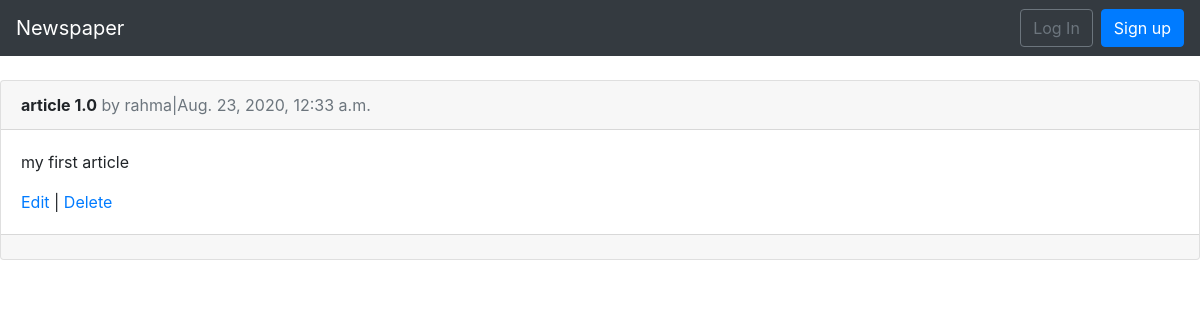
The page /articles/ on the database as committed earlier.
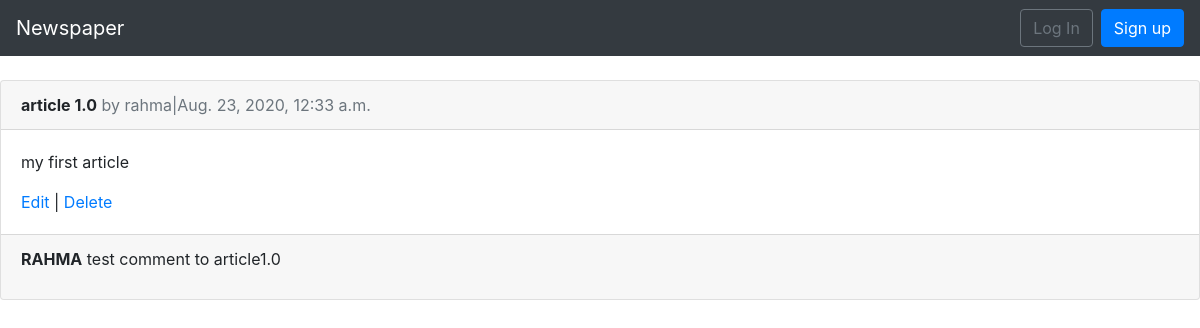
The same page on the database as committed later.
### articles/models.py (models this page shows, shortened)
class Article(models.Model):
    title = models.CharField(max_length=255)
    body = models.TextField()
    date = models.DateTimeField(auto_now_add=True)
    author = models.ForeignKey(get_user_model(), on_delete=models.CASCADE, )

class Comment(models.Model):
    article = models.ForeignKey(
        Article, on_delete=models.CASCADE, related_name='comments'
    )
    comment = models.CharField(max_length=140)
    author = models.ForeignKey(get_user_model(), on_delete=models.CASCADE)
    def __str__(self):
        return self.comment

### users/models.py (models this page shows)
class CustomUser(AbstractUser):
    age = models.PositiveIntegerField(null=True, blank=True)

### articles/views.py (the view)
# urls.py: path('', ArticleListView.as_view(), name="article_list"),
class ArticleListView(ListView):
    model = Article
    template_name = 'article_list.html'

### templates/article_list.html (shortened to what this page needs)
{% extends 'base.html' %}
{% block content %}
    {% for article in object_list %}
    <div class="card">
    <div class="card-header">
        <span class="font-weight-bold">{{ article.title }}</span>
        <span class="text-muted">by {{ article.author }}|{{ article.date }}</span>
    </div>
    <div class="card-body">
        <p>{{ article.body }}</p>
        <a href={% url 'article_edit' article.pk %}>Edit</a> |
        <a href={% url 'article_delete' article.pk %}>Delete</a>
    </div>
    <div class='card-footer'>
        {% for comment in article.comments.all %}
            <p>
            <span class="font-weight-bold">{{ comment.author }}</span>
            {{ comment }}
            </p>
            {% endfor %}
    </div>
    </div>
    {% endfor %}
{% endblock content %}

### templates/base.html (shortened to what this page needs)
<!DOCTYPE html>
<html lang="en">
<head>
    <link rel="stylesheet" href="https://stackpath.bootstrapcdn.com/bootstrap/4.1.3/css/bootstrap.min.css">
</head>
<body>
    <nav class="navbar navbar-expand-md navbar-dark bg-dark mb-4">
      <a class="navbar-brand" href="{% url 'home' %}">Newspaper</a>
      <div class="collapse navbar-collapse" id="navbarCollapse">
        {% if user.is_authenticated %}
          <ul class="navbar-nav ml-auto">
            <li class="nav-item">
              <a class="nav-link dropdown-toggle" href="#" id="userMenu" data-toggle="dropdown" aria-haspopup="true" aria-expanded="false">
                {{ user.username }}
              </a>
              <div class="dropdown-menu dropdown-menu-right" aria-labelledby="userMenu">
                <a class="dropdown-item" href="{% url 'password_change'%}">Change password</a>
                <div class="dropdown-divider"></div>
                <a class="dropdown-item" href="{% url 'logout' %}">
                Log Out</a>
              </div>
            </li>
          </ul>
        {% else %}
          <form class="form-inline ml-auto">
            <a href="{% url 'login' %}" class="btn btn-outline-secondary">
            Log In</a>
            <a href="{% url 'signup' %}" class="btn btn-primary ml-2">
            Sign up</a>
          </form>
        {% endif %}
      </div>
    </nav>
    <div>
        {% block content %}
        {% endblock content %}
    </div>
</body>
</html>

Rows that differ between the two databases and show on the page:
added Comment: author "RAHMA", comment "test comment to article1.0"
